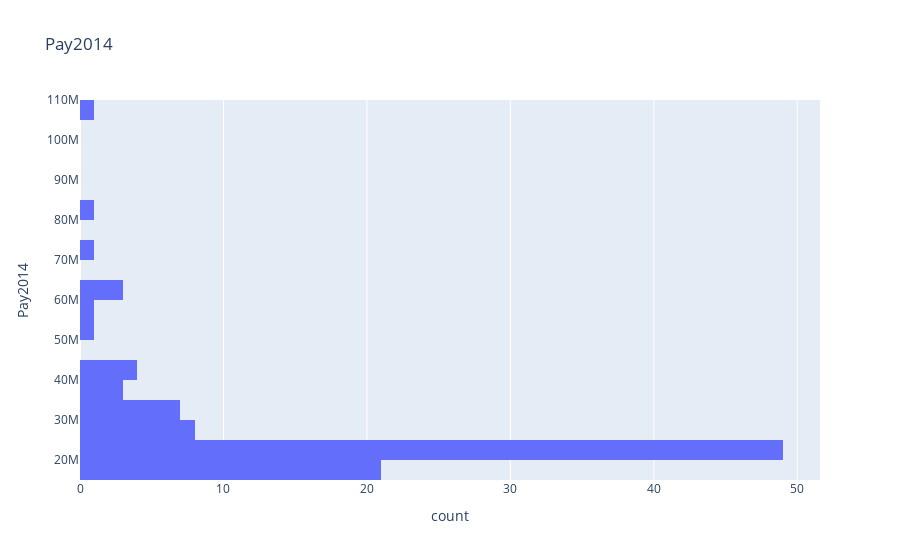

Here is the notebook cell this chart was saved with:
### Code cell
fig = px.histogram(dfs, y="Pay2014", title="Pay2014")
fig.show()
